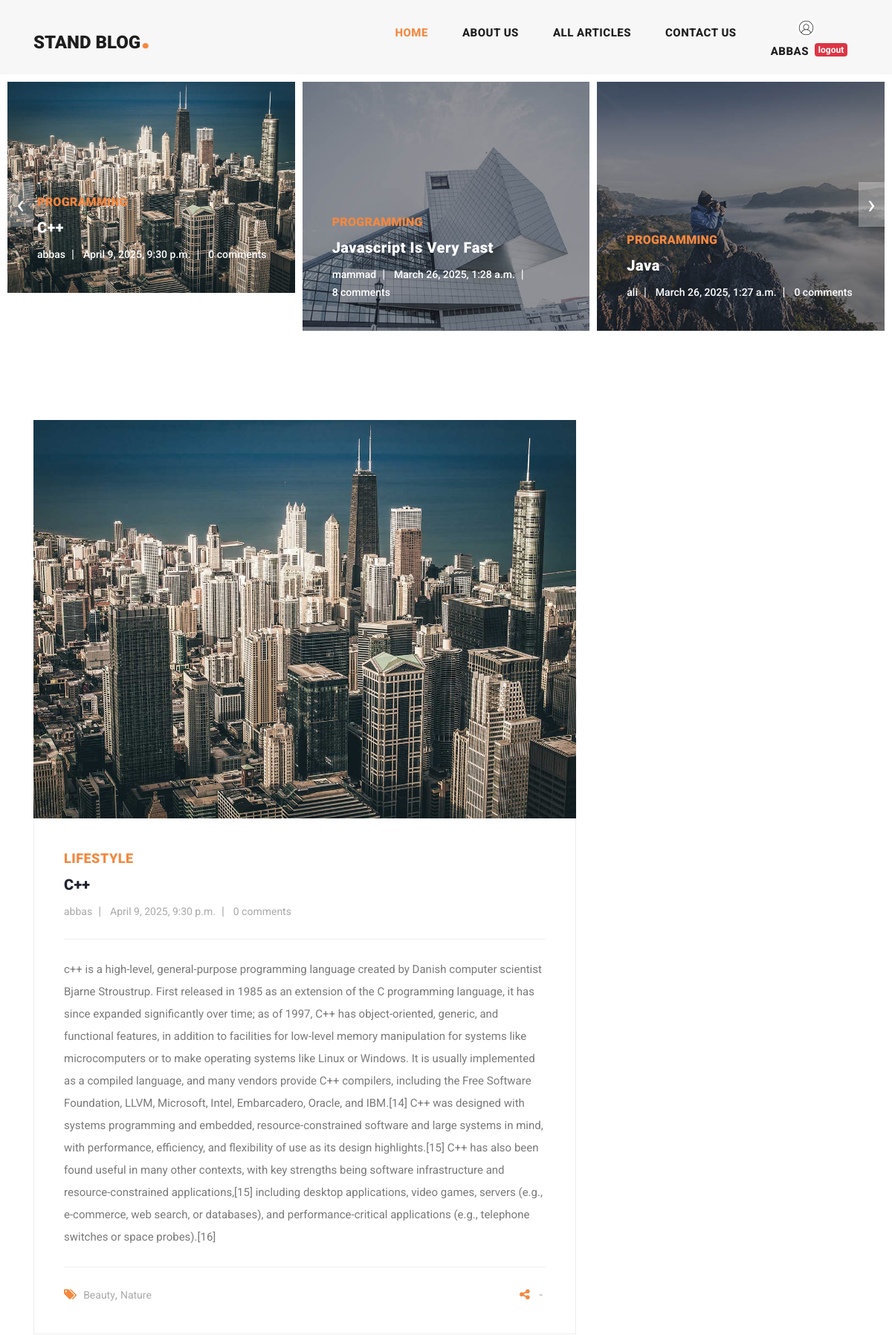
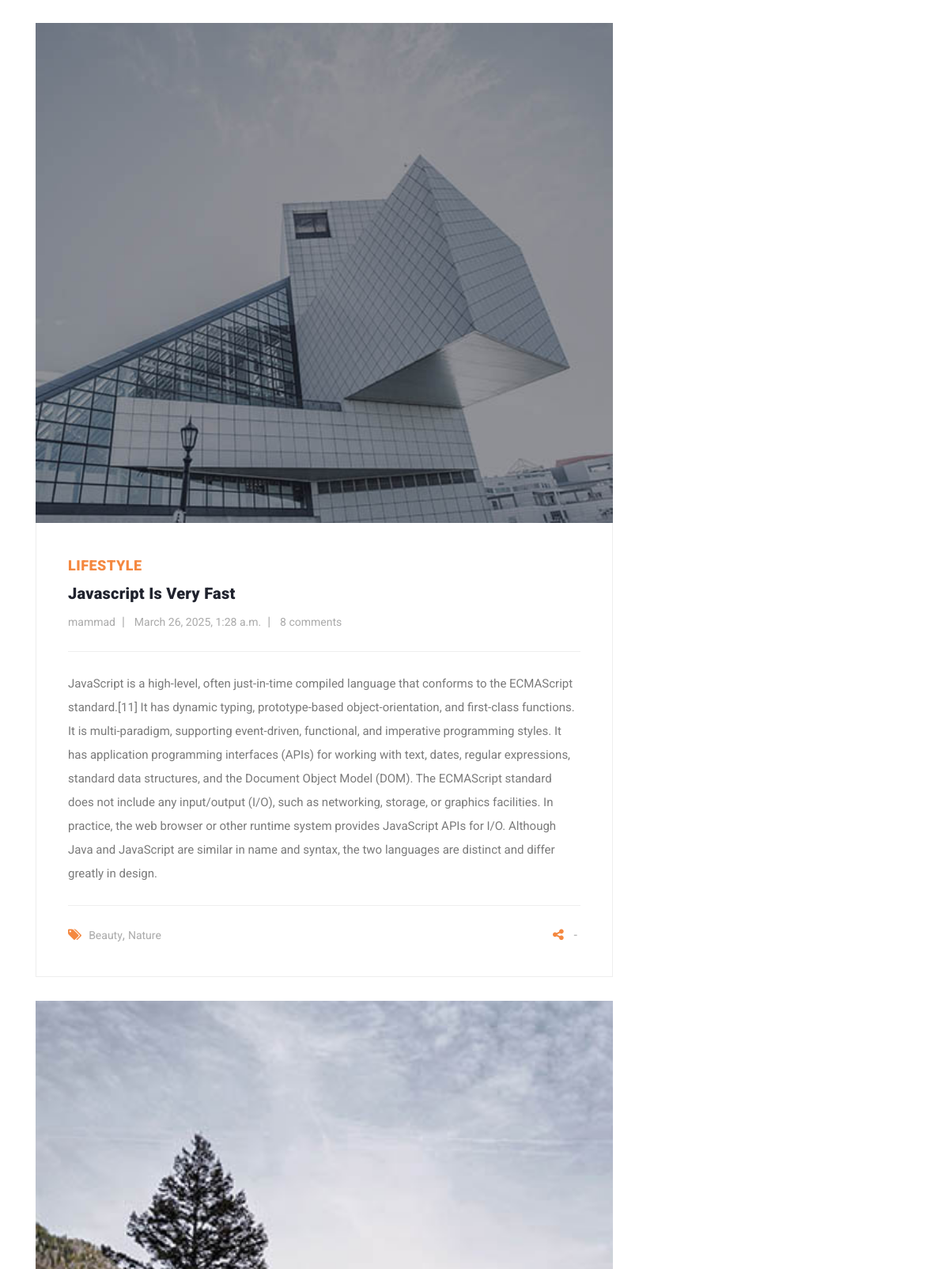
/ (signed in, upper part), run on the app's committed database (2 pictures, top to bottom).
### blog/models.py (models this page shows, shortened)
class Article(models.Model):
    author = models.ForeignKey(User , on_delete=models.SET_NULL, null=True , blank=True , related_name='articles')
    title = models.CharField(max_length=80)
    category = models.ManyToManyField(Category , related_name="articles")
    body = models.TextField()
    image = models.ImageField(upload_to='images/articles' , null=True, blank=True)
    created = models.DateTimeField(auto_now_add=True)
    updated = models.DateTimeField(auto_now=True)
    is_published = models.BooleanField(default=True)
    slug = models.SlugField(blank=True , unique=True)
    objects = models.Manager()
    class Meta:
        ordering = ('-updated','-created')
    def get_absolute_url(self):
        return reverse('blog:article_detail', kwargs={'slug': self.slug})

class Category(models.Model):
    title = models.CharField(max_length=100)
    created = models.DateTimeField(auto_now_add=True)

### home/views.py (the view)
# urls.py: 2. Add a URL to urlpatterns:  path('', views.home, name='home')
def home(request):
    articles = Article.objects.all()
    recent_articles = Article.objects.all()[:3]
    return render(request , "home_app/index.html" , {'articles':articles})

### context_processors/context_processors.py (called while the page is built)
def recent_articles(request):
    recent_articles = Article.objects.order_by('-created')
    categories = Category.objects.all()
    return {'recent_articles': recent_articles , "categories": categories}

### home/templates/home_app/index.html (shortened to what this page needs)
{% extends 'base.html' %}
{% load static %}
{% load render_partial %}
{% load social_share %}
{% block content %}
    <div class="main-banner header-text">
      <div class="container-fluid">
        <div class="owl-banner owl-carousel">
            {% for article in articles %}
            	  <div class="item">
            <img src= "{{ article.image.url }}" alt="{{ article.title }}">
            <div class="item-content">
              <div class="main-content">
                <div class="meta-category">
                  <span>{{ article.category.first.title }}</span>
                </div>
                <a href="{{ article.get_absolute_url }}"><h4>{{ article.title }}</h4></a>
                <ul class="post-info">
                  <li><a href="#">{{ article.author.username }}</a></li>
                  <li><a href="#">{{ article.created }}</a></li>
                  <li><a href="#">{{ article.comments.count }} comments</a></li>
                </ul>
              </div>
            </div>
          </div>
            {% endfor %}
        </div>
      </div>
    </div>
    <section class="blog-posts">
      <div class="container">
        <div class="row">
          <div class="col-lg-8">
            <div class="all-blog-posts">
              <div class="row">
                  {% for article in recent_articles %}
                      <div class="col-lg-12">
                  <div class="blog-post">
                    <div class="blog-thumb">
                      <img src= "{{ article.image.url }}" alt="">
                    </div>
                    <div class="down-content">
                      <span>Lifestyle</span>
                      <a href="{{ article.get_absolute_url }}"><h4>{{ article.title }}</h4></a>
                      <ul class="post-info">
                        <li><a href="#">{{ article.author.username }}</a></li>
                        <li><a href="#">{{ article.created }}</a></li>
                        <li><a href="#">{{ article.comments.count }} comments</a></li>
                      </ul>
                        <p>{{ article.body }}</p>
                      <div class="post-options">
                        <div class="row">
                          <div class="col-6">
                            <ul class="post-tags">
                              <li><i class="fa fa-tags"></i></li>
                              <li><a href="#">Beauty</a>,</li>
                              <li><a href="#">Nature</a></li>
                            </ul>
                          </div>
                          <div class="col-6">
                            <ul class="post-share">
                              <li><i class="fa fa-share-alt"></i></li>
                                <li>-</li>
                            </ul>
                          </div>
                        </div>
                      </div>
                    </div>
                  </div>
                </div>
                  {% endfor %}
              </div>
            </div>
          </div>
        </div>
      </div>
    </section>
{% endblock %}

### templates/includes/header.html (shortened to what this page needs)
{% load static %}
<header class="">
      <nav class="navbar navbar-expand-lg">
        <div class="container">
          <a class="navbar-brand" href="index.html"><h2>Stand Blog<em>.</em></h2></a>
          <div class="collapse navbar-collapse" id="navbarResponsive">
            <ul class="navbar-nav ml-auto">
              <li class="nav-item{% if request.resolver_match.url_name == 'home' %} active {% endif %}">
                <a class="nav-link" href="{% url 'home_app:home' %}">Home
                </a>
              </li>
              <li class="nav-item">
                <a class="nav-link" href="{% url 'blog:about_us' %}">About Us</a>
              </li>
              <li class="nav-item {% if request.resolver_match.url_name == 'articles_list' %} active {% endif %} ">
                <a class="nav-link" href="{% url 'blog:articles_list' %}">All Articles</a>
              </li>
              <li class="nav-item">
                <a class="nav-link" href="{% url 'blog:contact_us' %}">Contact Us</a>
              </li>
              <li class="nav-item">
                  {% if request.user.is_authenticated %}
                      {% if user.profile.image %}
                          <span><img src="{{ user.profile.image.url }}" width="25px" height="25px" style="border-radius: 100%" alt=""></span>
                          {% else %}
                          <span><img src="{% static 'images/icons/index.jpg' %}" width="25px" height="25px" style="border-radius: 100%" alt=""></span>
                      {% endif %}
                      <div class="d-flex">
                          <a class="nav-link" href="">{{ request.user.username }}</a>
                      <a href={% url 'account:logout' %}><span class="badge badge-danger mt-2">logout</span></a>
                      </div>
                  {% else %}
                      <div class="d-flex" >
                      <a class="nav-link" href={% url 'account:login' %}>login</a> __
                      <a class="nav-link" href={% url 'account:register' %}>register</a>
                      </div>
                  {% endif %}
              </li>
            </ul>
          </div>
        </div>
      </nav>
    </header>

### static/css/templatemo-stand-blog.css (style rules this page uses)
body { font-family: 'Roboto', sans-serif; overflow-x: hidden; text-rendering: optimizeLegibility; -webkit-font-smoothing: antialiased; -moz-osx-font-smoothing: grayscale; }
p { margin-bottom: 0px; font-size: 15px; font-weight: 400; color: #7a7a7a; line-height: 30px; }
a { text-decoration: none!important; }
ul { padding: 0; margin: 0; list-style: none; }
h1,h2,h3,h4,h5,h6 { margin: 0px; }
header { position: absolute; z-index: 99999; width: 100%; height: 100px; background-color: #f7f7f7; -webkit-transition: all 0.3s ease-in-out 0s; -moz-transition: all 0.3s ease-in-out 0s; -o-transition: all 0.3s ease-in-out 0s; transition: all 0.3s ease-in-out 0s; }
header .navbar { padding: 25px 0px; }
.navbar .navbar-brand { float: left; margin-top: -12px; outline: none; }
.navbar .navbar-brand h2 { color: #1e1e1e; text-transform: uppercase; font-size: 24px; font-weight: 900; -webkit-transition: all .3s ease 0s; -moz-transition: all .3s ease 0s; -o-transition: all .3s ease 0s; transition: all .3s ease 0s; }
.navbar .navbar-brand h2 em { font-size: 44px; font-style: normal; color: #f48840; }
#navbarResponsive { z-index: 999; }
.navbar-collapse { text-align: center; }
.navbar .navbar-nav .nav-item { margin: 0px 15px; }
.navbar .navbar-nav a.nav-link { text-transform: capitalize; font-size: 15px; font-weight: 800; text-transform: uppercase; letter-spacing: 0.5px; color: #1e1e1e; transition: all 0.3s; }
.navbar .navbar-nav .nav-link:hover, .navbar .navbar-nav .active>.nav-link, .navbar .navbar-nav .nav-link.active, .navbar .navbar-nav .nav-link.show, .navbar .navbar-nav .show>.nav-link { color: #f48840; }
.main-banner .container-fluid { padding: 0px 10px; margin-bottom: -24px; }
.owl-banner { padding-top: 110px; }
.owl-banner .item { position: relative; }
.owl-banner .item .item-content { position: absolute; bottom: 40px; left: 40px; }
.owl-banner .item .item-content .meta-category span { color: #f48840; font-size: 18px; text-transform: uppercase; font-weight: 900; letter-spacing: 0.25px; }
.owl-banner .item .item-content h4 { font-size: 24px; font-weight: 900; color: #fff; letter-spacing: 0.5px; text-transform: capitalize; margin: 10px 0px 12px 0px; }
.owl-banner .item .item-content ul li { display: inline-block; margin-right: 8px; }
.owl-banner .item .item-content ul li:after { content: '|'; color: #fff; margin-left: 8px; }
.owl-banner .item .item-content ul li:last-child::after { display: none; }
.owl-banner .item .item-content ul li a { font-size: 14px; color: #fff; font-weight: 500; transition: all .3s; }
.blog-posts { margin-top: 100px; }
.blog-posts .blog-post { margin-bottom: 30px; }
.blog-posts .blog-thumb img { width: 100%; overflow: hidden; }
.blog-posts .down-content { padding: 40px; border-right: 1px solid #eee; border-left: 1px solid #eee; border-bottom: 1px solid #eee; }
.blog-posts .down-content span { font-size: 18px; text-transform: uppercase; letter-spacing: 0.5px; font-weight: 900; color: #f48840; }
.blog-posts .down-content h4 { font-size: 24px; text-transform: capitalize; letter-spacing: 0.5px; font-weight: 900; color: #20232e; margin: 10px 0px 12px 0px; }
.blog-posts .down-content ul.post-info li { display: inline-block; margin-right: 8px; }
.blog-posts .down-content ul.post-info li:after { content: '|'; color: #aaa; margin-left: 8px; }
.blog-posts .down-content h4 { font-size: 20px; letter-spacing: 0.25px; }
.blog-posts .down-content ul.post-info li:last-child::after { display: none; }
.blog-posts .down-content ul.post-info li a { font-size: 14px; color: #aaa; font-weight: 400; transition: all .3s; }
.blog-posts .down-content p { padding: 25px 0px; margin: 25px 0px; border-top: 1px solid #eee; border-bottom: 1px solid #eee; }
.blog-posts .down-content ul.post-share { text-align: right; }
.blog-posts .down-content ul.post-tags li, .blog-posts .down-content ul.post-share li { display: inline-block; }
.blog-posts .down-content ul.post-tags li:first-child i, .blog-posts .down-content ul.post-share li:first-child i { color: #f48840; margin-right: 5px; }
.blog-posts .down-content ul.post-tags li, .blog-posts .down-content ul.post-share li { color: #aaa; }
.blog-posts .down-content ul.post-tags li a, .blog-posts .down-content ul.post-share li a { font-size: 14px; color: #aaa; font-weight: 400; transition: all .3s; }
@media (max-width: 1250px) { .owl-banner .item .item-content .meta-category span { font-size: 16px; } }
@media (max-width: 1250px) { .owl-banner .item .item-content h4 { font-size: 20px; } }

### data on the page
Article: image (picture), category.first "PROGRAMMING", title "C++", author.username "abbas", created "April 9, 2025, 9:30 p.m.", comments.count "0", body "c++ is a high-level, general-purpose programming language created by Danish computer scientist Bjarne Stroustrup. First released in 1985 as an extension of the C programming language, it has since expanded significantly over time; as of 1997, C++ has object-oriented, generic, and functional features, in addition to facilities for low-level memory manipulation for systems like microcomputers or to make operating systems like Linux or Windows. It is usually implemented as a compiled language, and many vendors provide C++ compilers, including the Free Software Foundation, LLVM, Microsoft, Intel, Embarcadero, Oracle, and IBM.[14] C++ was designed with systems programming and embedded,…"
Article: image (picture), category.first "PROGRAMMING", title "Javascript Is Very Fast", author.username "mammad", created "March 26, 2025, 1:28 a.m.", comments.count "8", body "JavaScript is a high-level, often just-in-time compiled language that conforms to the ECMAScript standard.[11] It has dynamic typing, prototype-based object-orientation, and first-class functions. It is multi-paradigm, supporting event-driven, functional, and imperative programming styles. It has application programming interfaces (APIs) for working with text, dates, regular expressions, standard data structures, and the Document Object Model (DOM). The ECMAScript standard does not include any input/output (I/O), such as networking, storage, or graphics facilities. In practice, the web browser or other runtime system provides JavaScript APIs for I/O. Although Java and JavaScript are similar…"
Article: image (picture), category.first "PROGRAMMING", title "Java", author.username "ali", created "March 26, 2025, 1:27 a.m.", comments.count "0"
Article: image (picture)

### other printed values
{{ request.user.username }} "ABBAS"
